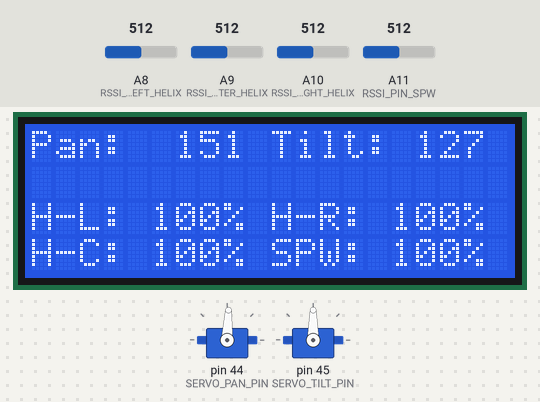
Simulated run of this sketch. Board: Arduino Mega 2560, built with avr-gcc and run on an emulated ATmega2560. On the bench: 20×4 character LCD, 2 × servo. The test bench sets the inputs (shaded band); at power-on: A8 (RSSI_PIN_LEFT_HELIX) = 512, A10 (RSSI_PIN_RIGHT_HELIX) = 512, A11 (RSSI_PIN_SPW) = 512, A9 (RSSI_PIN_CENTER_HELIX) = 512. What the sketch prints to the serial monitor is not drawn.

Above: at 1.06 s.
1.3 s: A8 (RSSI_PIN_LEFT_HELIX) set to 306
At 2.08 s:
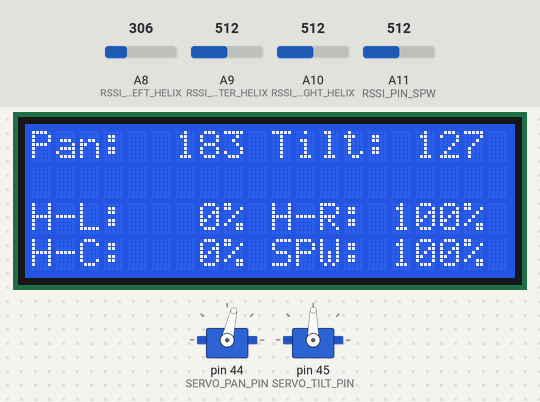
3.5 s: A10 (RSSI_PIN_RIGHT_HELIX) set to 306
At 4.19 s:
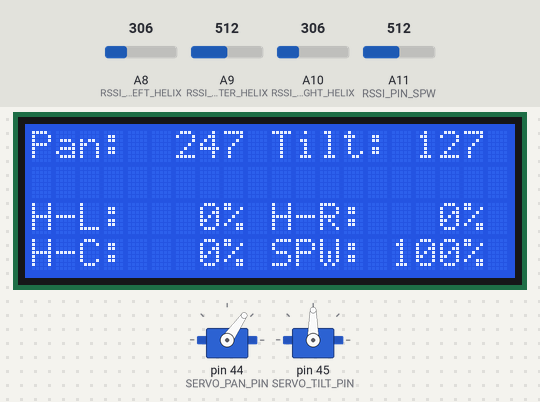
5.5 s: A11 (RSSI_PIN_SPW) set to 306
At 6.29 s:
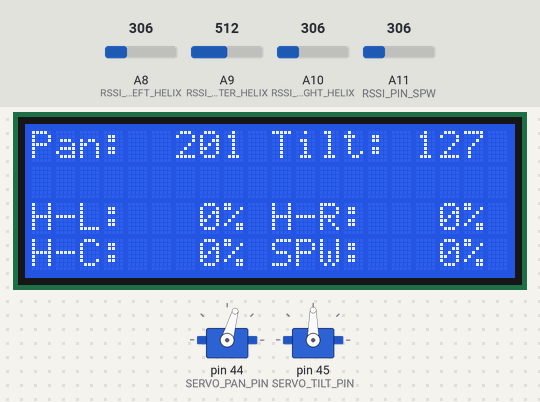
7.0 s: A8 (RSSI_PIN_LEFT_HELIX) set to 716
At 9.45 s:
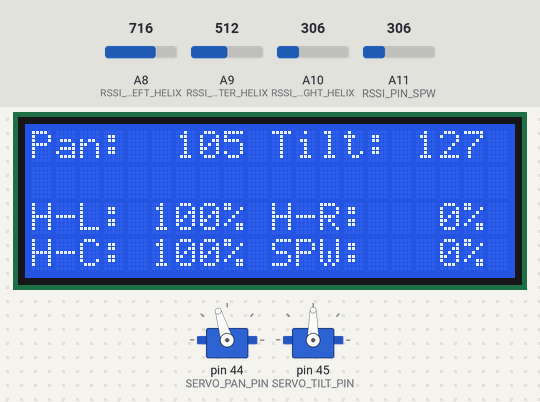
10.0 s: A10 (RSSI_PIN_RIGHT_HELIX) set to 716
At 11.55 s:
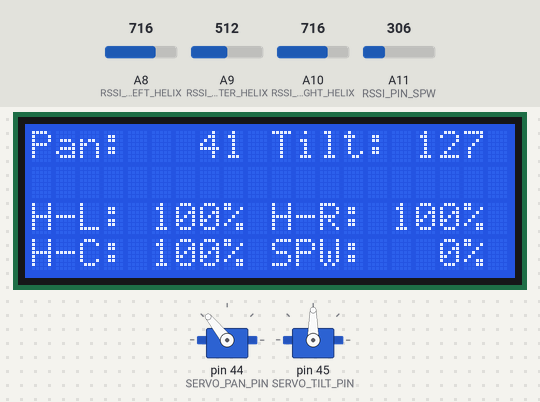
12.4 s: A11 (RSSI_PIN_SPW) set to 716
At 12.76 s:
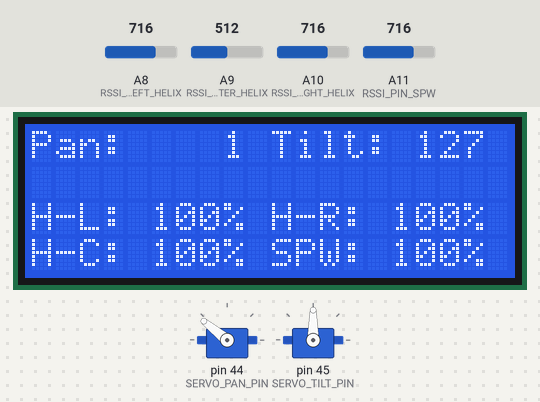
Timing chart, 0 to 20.0 s (numbered marks = the images above; inputs shaded):
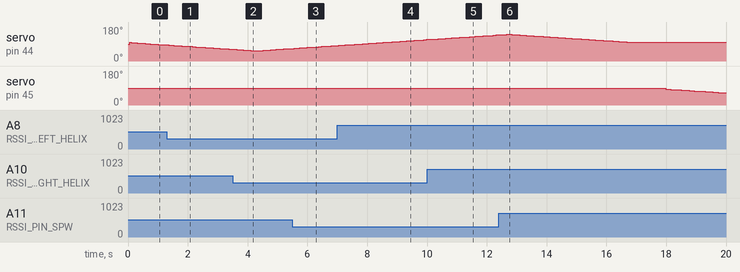

The sketch:

RSSIAntennaTracker.ino
```cpp
#include "Config.h"

void setup()
{

    #ifdef SERIAL_DEBUGGING
        Serial.begin(115200);
    #endif
    lcdInit();
    servoInit();

}

void loop()
{

    triggerUpdates();

    #ifdef DEMO_MODE
        servoDemo();
    #else
        trackerRun();
    #endif

}

void triggerUpdates()
{

    rssiUpdate();
    lcdUpdate();

    #ifdef SERIAL_DEBUGGING
        Serial.println(freeRam());
    #endif

}

#ifdef SERIAL_DEBUGGING
    int freeRam ()
    {
      extern int __heap_start, *__brkval;
      int v;
      return (int) &v - (__brkval == 0 ? (int) &__heap_start : (int) __brkval);
    }
#endif
```

RSSI.h
```cpp
#ifndef RSSI_H
#define RSSI_H

struct RSSI {
  int current;
  int max;
  int min;
  int normalised;
  int percent;
};

RSSI rssiLeftHelix = { 0, 0, 0, 0};
RSSI rssiCenterHelix = { 0, 0, 0, 0};
RSSI rssiRightHelix = { 0, 0, 0, 0};
RSSI rssiSPW = { 0, 0, 0, 0};

#endif /* RSSI_H */
```

RSSI.ino
```cpp
#include "Config.h"
#include "RSSI.h"

void rssiUpdate()
{

    rssiUpdateValue(rssiLeftHelix, analogRead(RSSI_PIN_LEFT_HELIX));
    rssiUpdateValue(rssiCenterHelix, analogRead(RSSI_PIN_CENTER_HELIX));
    rssiUpdateValue(rssiRightHelix, analogRead(RSSI_PIN_RIGHT_HELIX));
    rssiUpdateValue(rssiSPW, analogRead(RSSI_PIN_SPW));

}

void rssiUpdateValue(struct RSSI &rssi, int value)
{

    rssi.current = value;
    rssi.max = max(rssi.max, value);
    rssi.min = min(rssi.min, value);
    rssi.normalised = map(rssi.current, rssi.min, rssi.max, 0, 256);
    rssi.percent = rssi.normalised / 256 * 100;

}
```

Servo.h
```cpp
#ifndef SERVO_H
#define SERVO_H

#include <Servo.h>

int servoPositionPan = SERVO_MID;
int servoPositionTilt = SERVO_MID;

Servo servoPan;
Servo servoTilt;

void servoScan(Servo &servo, int &pos, int (*map)(int));

#endif /* SERVO_H */
```

Servo.ino
```cpp
#include <Servo.h>
#include "Config.h"

void servoInit()
{

    servoPan.attach(SERVO_PAN_PIN);
    servoTilt.attach(SERVO_TILT_PIN);

}

#ifdef DEMO_MODE
    void servoDemo()
    {

        servoScan(servoPan, servoPositionPan, servoMapPan);
        delay(1000);
        servoScan(servoTilt, servoPositionTilt, servoMapTilt);
        delay(1000);

    }
#endif

void servoMove(char direction)
{

    Servo servo;

    if(direction == SERVO_DIRECTION_LEFT or direction == SERVO_DIRECTION_RIGHT){

        servoMovePan(direction);

    }else if(direction == SERVO_DIRECTION_UP or direction == SERVO_DIRECTION_DOWN){

        servoMoveTilt(direction);

    }

}

void servoMoveTilt(char direction)
{

    if(direction == SERVO_DIRECTION_DOWN && servoPositionTilt > SERVO_MIN){

        servoPositionTilt = max(servoPositionTilt - SERVO_PAN_STEP, SERVO_MIN);

    }else if(direction == SERVO_DIRECTION_UP && servoPositionTilt < SERVO_MAX){

        servoPositionTilt = min(servoPositionTilt + SERVO_PAN_STEP, SERVO_MAX);

    }

    servoTilt.writeMicroseconds(servoMapTilt(servoPositionTilt));

}

void servoMovePan(char direction)
{

    if(direction == SERVO_DIRECTION_LEFT && servoPositionPan > SERVO_MIN){

        servoPositionPan = max(servoPositionPan - SERVO_PAN_STEP, SERVO_MIN);

    }else if(direction == SERVO_DIRECTION_RIGHT && servoPositionPan < SERVO_MAX){

        servoPositionPan = min(servoPositionPan + SERVO_PAN_STEP, SERVO_MAX);

    }

    servoPan.writeMicroseconds(servoMapPan(servoPositionPan));

}

int servoMapTilt(int pos)
{

    return round(map(pos, SERVO_MIN, SERVO_MAX, SERVO_TILT_MIN, SERVO_TILT_MAX));

}

int servoMapPan(int pos)
{

    return round(map(pos, SERVO_MIN, SERVO_MAX, SERVO_PAN_MIN, SERVO_PAN_MAX));

}

void servoScan(Servo &servo, int &pos, int (*map)(int))
{

    for(pos = SERVO_MID; pos <= SERVO_MAX; pos += SCAN_STEP)
    {
        servo.writeMicroseconds(map(pos));
        triggerUpdates();
        delay(SCAN_DELAY);
    }

    for(pos = SERVO_MAX; pos >= SERVO_MIN; pos -= SCAN_STEP)
    {
        servo.writeMicroseconds(map(pos));
        triggerUpdates();
        delay(SCAN_DELAY);
    }

    for(pos = SERVO_MIN; pos <= SERVO_MID; pos += SCAN_STEP)
    {
        servo.writeMicroseconds(map(pos));
        triggerUpdates();
        delay(SCAN_DELAY);
    }

}
```

Tracker.h
```cpp
#ifndef TRACKER_H
#define TRACKER_H

#define TRACKER_RSSI_HIGHER 1
#define TRACKER_RSSI_LOWER 0

int trackerOldRSSILeftHelix;
int trackerOldRSSIRightHelix;
int trackerOldRSSICenterHelix;

#endif /* TRACKER_H */
```

Tracker.ino
```cpp
#include "Config.h"
#include "RSSI.h"
#include "Tracker.h"

void trackerRun()
{

    triggerUpdates();
    trackerRunPan();
    trackerRunTilt();
}

void trackerMove(char direction){

    servoMove(direction);
    delay(TRACKER_STEP_DELAY);
    triggerUpdates();

}

void trackerUpdateOldRSSIValues(){

    trackerOldRSSILeftHelix   = rssiLeftHelix.normalised;
    trackerOldRSSIRightHelix  = rssiRightHelix.normalised;
    trackerOldRSSICenterHelix = rssiCenterHelix.normalised;

}

char trackerCompareRSSIValues(){

    if(trackerOldRSSILeftHelix   < rssiLeftHelix.normalised
    && trackerOldRSSIRightHelix  < rssiRightHelix.normalised
    && trackerOldRSSICenterHelix < rssiCenterHelix.normalised){

        return TRACKER_RSSI_HIGHER;

    }else{

        return TRACKER_RSSI_LOWER;

    }

}

void trackerRunPan()
{

    while(rssiLeftHelix.normalised - rssiCenterHelix.normalised > TRACKER_RSSI_MIN_OFFSET){

        trackerMove(SERVO_DIRECTION_LEFT);

    }

    while(rssiRightHelix.normalised - rssiCenterHelix.normalised > TRACKER_RSSI_MIN_OFFSET){

        trackerMove(SERVO_DIRECTION_RIGHT);

    }

}

void trackerRunTilt()
{

    do{

        trackerUpdateOldRSSIValues();
        trackerMove(SERVO_DIRECTION_UP);

    }while( trackerCompareRSSIValues() == TRACKER_RSSI_HIGHER );

    trackerMove(SERVO_DIRECTION_DOWN);

    do{

        trackerUpdateOldRSSIValues();
        trackerMove(SERVO_DIRECTION_DOWN);

    }while( trackerCompareRSSIValues() == TRACKER_RSSI_HIGHER );

    trackerMove(SERVO_DIRECTION_UP);

}
```

Config.h
```cpp
/**
##############################
## RSSI Setup               ##
##############################
**/

#define RSSI_PIN_LEFT_HELIX A8
#define RSSI_PIN_CENTER_HELIX A9
#define RSSI_PIN_RIGHT_HELIX A10
#define RSSI_PIN_SPW A11

/**
##############################
## Servo Setup              ##
##############################
**/

#define SERVO_PAN_PIN 44
#define SERVO_PAN_MIN 2000     // pan servo left limit in ms
#define SERVO_PAN_MAX 1100     // pan servo right limit in ms
#define SERVO_PAN_STEP 2

#define SERVO_TILT_PIN 45
#define SERVO_TILT_MIN 1850    // tilt servo bottom limit in ms
#define SERVO_TILT_MAX 975     // tilt servo upper limit in ms
#define SERVO_TILT_STEP 2

#define SCAN_DELAY 50
#define SCAN_STEP 2

/**
##############################
## LCD Setup                ##
##############################
**/

//#define LCD_TYPE_SMALL
#define LCD_TYPE_LARGE

#ifdef LCD_TYPE_SMALL

	#define LCD_I2C_ADDR 0x20  // Define I2C Address for the PCF8574A

	#define LCD_COLS 16
	#define LCD_ROWS 2

	//---(Following are the PCF8574 pin assignments to LCD connections )----
	// This are different than earlier/different I2C LCD displays

	#define LCD_BACKLIGHT_PIN 7
	#define LCD_BACKLIGHT_POL NEGATIVE

	#define LCD_EN_PIN 4
	#define LCD_RW_PIN 5
	#define LCD_RS_PIN 6
	#define LCD_D4_PIN 0
	#define LCD_D5_PIN 1
	#define LCD_D6_PIN 2
	#define LCD_D7_PIN 3

#elif defined(LCD_TYPE_LARGE)

	#define LCD_I2C_ADDR 0x27  // Define I2C Address for the PCF8574A

	#define LCD_COLS 20
	#define LCD_ROWS 4

	//---(Following are the PCF8574 pin assignments to LCD connections )----
	// This are different than earlier/different I2C LCD displays

	#define LCD_BACKLIGHT_PIN 3
	#define LCD_BACKLIGHT_POL POSITIVE

	#define LCD_EN_PIN 2
	#define LCD_RW_PIN 1
	#define LCD_RS_PIN 0
	#define LCD_D4_PIN 4
	#define LCD_D5_PIN 5
	#define LCD_D6_PIN 6
	#define LCD_D7_PIN 7

#endif

#define LCD_LED_OFF 0
#define LCD_LED_ON 1

#define LCD_ROW_MID LCD_COLS/2

#define LCD_FPS 4
#define LCD_UPDATE_LIMIT 1000/LCD_FPS

/**
##############################
## Tracker Setup            ##
##############################
**/

#define TRACKER_STEP_DELAY 10
#define TRACKER_RSSI_MIN_OFFSET 5

/**
##############################
## Special Features         ##
##############################
**/

#define DEMO_MODE
#define SERIAL_DEBUGGING

/**
##############################
## Internal Servo Constants ##
##############################
**/

#define SERVO_MIN 0            // internal servo position bottom/left
#define SERVO_MAX 255          // internal servo position top/right
#define SERVO_MID SERVO_MAX/2  // internal servo position center/center

#define SERVO_DIRECTION_LEFT 1
#define SERVO_DIRECTION_RIGHT 2
#define SERVO_DIRECTION_UP 3
#define SERVO_DIRECTION_DOWN 4
```

LCD.h
```cpp
#ifndef LCD_H
#define LCD_H

#include <Wire.h>
#include <LiquidCrystal_I2C.h>

LiquidCrystal_I2C  lcd(LCD_I2C_ADDR, LCD_EN_PIN, LCD_RW_PIN, LCD_RS_PIN, LCD_D4_PIN, LCD_D5_PIN, LCD_D6_PIN, LCD_D7_PIN);

unsigned long lcdDebounce = 0;

#endif /* LCD_H */
```

LCD.ino
```cpp
#include "Config.h"
#include "Servo.h"
#include "RSSI.h"
#include "LCD.h"
#include <Wire.h>
#include <LiquidCrystal_I2C.h>

void lcdInit()
{

    lcd.begin(LCD_COLS, LCD_ROWS);
    lcd.setBacklightPin(LCD_BACKLIGHT_PIN, LCD_BACKLIGHT_POL);
    lcd.setBacklight(LCD_LED_ON);

}

void lcdDrawRSSI(char postion, char row, char* name, struct RSSI &rssi){


    lcd.setCursor(postion, row);
    lcd.print(name);

    if(rssi.percent >= 100){
        lcd.print(" ");
    }else if(rssi.percent >= 10){
        lcd.print("  ");
    }else{
        lcd.print("   ");
    }

    lcd.print(rssi.percent);
    lcd.print("%");

}

void lcdDrawValue(char postion, char row, char* name, int value){


    lcd.setCursor(postion, row);
    lcd.print(name);

    if(value >= 100){
        lcd.print(" ");
    }else if(value >= 10){
        lcd.print("  ");
    }else{
        lcd.print("   ");
    }

    lcd.print(value);

}

void lcdUpdate()
{

    if ((millis() - lcdDebounce) > LCD_UPDATE_LIMIT) {

        lcdDebounce = millis();

        lcd.clear();

        // Row 1
        lcdDrawValue(0, 0, "Pan: ", servoPositionPan);
        lcdDrawValue(LCD_ROW_MID, 0, "Tilt:", servoPositionTilt);

        //Row 2
        /*
        lcd.setCursor(0,1);
        lcd.print("Row2");
        lcd.setCursor(LCD_ROW_MID,1);
        lcd.print("Row2");
        */

        #if LCD_ROWS > 2

            //Row 3
            lcdDrawRSSI(0, 2, "H-L:", rssiLeftHelix);
            lcdDrawRSSI(LCD_ROW_MID, 2, "H-R:", rssiRightHelix);

            //Row 4
            lcdDrawRSSI(0, 3, "H-C:", rssiLeftHelix);
            lcdDrawRSSI(LCD_ROW_MID, 3, "SPW:", rssiSPW);

        #endif

    }

}
```

Measured:
- by itself, servo on pin 44 (SERVO_PAN_PIN): rises from 138° to 141° in 0.19 s, then falls to 98° in 4.2 s
